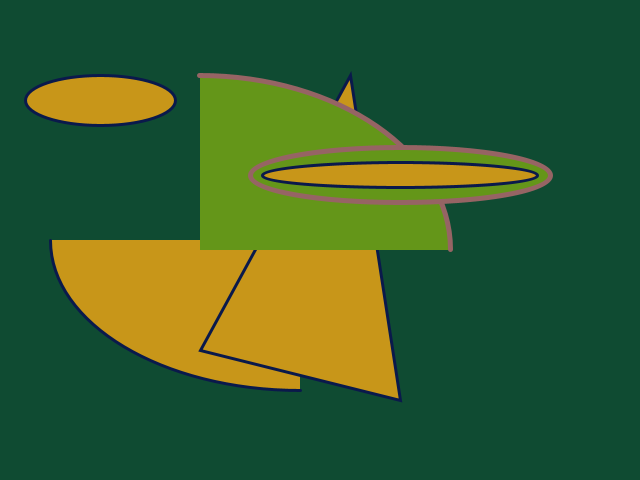
Frame 1 (no input)
Frame 60 (the mouse pressed at the canvas centre just before this capture): identical to frame 1, image omitted
Frame 120 (the mouse held since frame 60 and released just before this capture): identical to frame 1, image omitted

The Processing sketch that drew this single still picture (run headless with seeded random() and noise(); from frame 60 on, the mouse is pressed at the canvas centre):

// Processing sketch: processing_13439
// ── processing_13439.pde

void setup(){
  size(640,480);
  smooth();
}

void draw(){
  background(15,75,50);
  strokeWeight(3);
  stroke(10,25,75);
  fill(200,150,25);
  ellipse(100, 100, 150, 50);
  arc(300, 240, 500, 300, PI/2, PI);
  triangle(200, 350, 400, 400, 350, 75);
  strokeWeight(5);
  stroke(150,100,100);
  fill(100,150,25);
  arc(200, 250, 500, 350, TWO_PI-PI/2, TWO_PI);
  ellipse(400, 175, 300, 55);
  strokeWeight(3);
  stroke(10,25,75);
  fill(200,150,25);
  ellipse(400, 175, 275, 25);
  

 
 
  println("x: "+ mouseX + " y: "+ mouseY);

  
  
}
